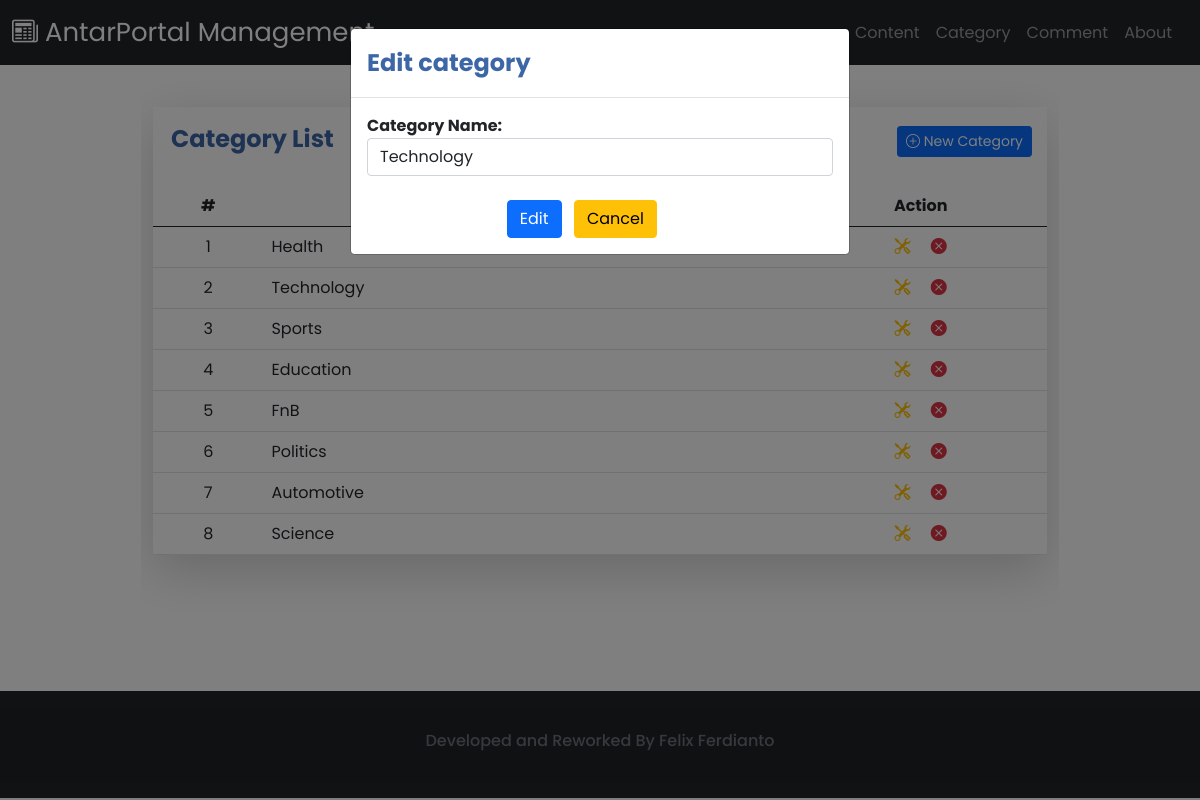
The app's page /Category/showEditForm/2 with its own data.
### tables this page shows
CREATE TABLE `category` (
  `categoryId` int(11) NOT NULL,
  `categoryName` varchar(100) NOT NULL
);

### application/controllers/Category.php (called while the page is built, shortened)
<?php
class Category extends CI_Controller
{
	public function __construct()
	{
		$this->load->model('categoryModel');
		$this->load->library('form_validation');
	}
	public function showEditForm($id)
	{
		$data['id'] = $id;
		$data['navbar'] = $this->load->view('template/navbar.php', NULL, TRUE);
		$data['css'] = $this->load->view('include/style.php', NULL, TRUE);
		$data['js'] = $this->load->view('include/script.php', NULL, TRUE);
		$data['footer'] = $this->load->view('template/footer.php', NULL, TRUE);
		$data['category'] = $this->categoryModel->getAllCategory();
		$data['categoryName'] = $this->categoryModel->detail($id);
		$data['title'] = "Category Lists";
		$data['error'] = "";
		$data['modal'] = "
		<script>
			$(window).on('load', function() {
				$('#edit').modal('show');
			});
		</script>
		";
		$this->load->view('pages/category/main.php', $data);
	}
}

### index.php (called while the page is built, shortened)
<?php
require_once BASEPATH.'core/CodeIgniter.php';

### application/models/CategoryModel.php (called while the page is built, shortened)
<?php
class categoryModel extends CI_Model
{
    public function getAllCategory()
    {
        $query = $this->db->get('category');
        return $query->result_array();
    }
    public function detail($id)
    {
        $this->db->trans_begin();
        $query = $this->db->select('*')->from('category')->where('categoryId', $id)->get();
        $this->db->trans_complete();
        if($this->db->trans_status() === FALSE)
        {
            $this->db->trans_rollback();
            return FALSE;
        }else
        {
            return $query->result_array();
        }
    }
}

### application/views/pages/category/main.php (the view, shortened to what this page needs)
<!DOCTYPE html>
<html lang="en">
<head>
    <?= $css; ?>
</head>
<body>
    <?= $navbar; ?>
    <br>
    <div class="modal fade" id="edit" tabindex="-1" aria-labelledby="editModal" aria-hidden="true">
        <div class="modal-dialog">
            <div class="modal-content">
                <div class="modal-header">
                    <h4 class="modal-title text-center bluetext" id="editModal"><b>Edit category</b></h4>
                </div>
                <div class="modal-body">
                    <?php foreach ($categoryName as $n) : ?>
                        <?= form_open("Category/editCategory/$id", array('class' => 'form-horizontal',)); ?>
                        <div class="form-group">
                            <label class="control-label"><strong>Category Name:</strong></label>
                            <div class="col-sm-12">
                                <input type="text" class="form-control" name="category" value="<?= $n['categoryName']; ?>" required>
                            </div>
                        </div><br>
                        <div style="margin-left: 30%;">
                            <button class="btn btn-primary btn-block me-2" type="submit">Edit</button>
                            <button type="button" class="btn btn-warning" data-bs-dismiss="modal">Cancel</button></a>
                        </div>
                    <?php endforeach; ?>
                    <?php echo form_close(); ?>
                </div>
            </div>
        </div>
    </div>
    <div class="row">
        <div class="col-lg-9 mx-auto">
            <div class="bg-white rounded-lg shadow-lg p-7">
                <h4 class="bluetext" style="padding-top:2%;margin-left:2%;margin-top:2%"><b>Category List</b></h4>
                <button class="btn btn-sm btn-primary addBtn" data-bs-toggle="modal" data-bs-target="#add"><i class="bi bi-plus-circle"></i> New Category</button>
                <br>
                <div class="tab-content">
                    <div class="tab-pane fade show active" id="nav-tab-card">
                        <table class="table table-hover" cellspacing="0" style="width: 100%;">
                            <thead>
                                <tr>
                                    <th class="text-center">#</th>
                                    <th class="text-center">Category Name</th>
                                    <th class="text-center">Action</th>
                                </tr>
                            </thead>
                            <tbody>
                                <?php
                                $i = 1;
                                foreach ($category as $c) : ?>
                                    <tr>
                                        <td class="text-center"><?= $i ?></td>
                                        <td><?= $c['categoryName'] ?></td>
                                        <td class="text-center">
                                            <a href="<?= base_url("Category/showEditForm/"), $c['categoryId']; ?>" data-bs-toggle="tooltip" data-bs-placement="top" title="Edit this Category"><i class="bi bi-tools me-3 editBtn"></i></a>
                                            <a href="<?= base_url("Category/deleteCategory/"), $c['categoryId'] ?>" data-bs-toggle="tooltip" data-bs-placement="top" title="Delete this Category" onclick="return confirm('Are you sure want to delete this category?')"><i class="bi bi-x-circle-fill deleteBtn"></i></a>
                                        </td>
                                    </tr>
                                <?php
                                    $i++;
                                endforeach; ?>
                            </tbody>
                        </table>
                    </div>
                </div>
            </div>
        </div>
    </div>
    <br>
    <br>
    <br>
    <br>
    <br>
    <?= $footer ?>
</body>

### assets/css/additionalCss.css (style rules this page uses)
* { font-family: 'Poppins'; margin:0; padding: 0; box-sizing: border-box; }

### application/views/pages/category/main.php (style rules this page uses)
* { overflow-x: clip; }
.editBtn { color: #ffc107; transition: 0.3s; }
.deleteBtn { color: #dc3545; transition: 0.3s; }
.bluetext { color: #3d66a7; text-decoration: none; }
.addBtn { float: right; margin-bottom: 2%; margin-right: 15px; margin-top: -4%; }

### records on screen
category: category "Technology", categoryName "Technology"
category: categoryName "Health"
category: categoryName "Sports"
category: categoryName "Education"
category: categoryName "FnB"
category: categoryName "Politics"
category: categoryName "Automotive"
category: categoryName "Science"
